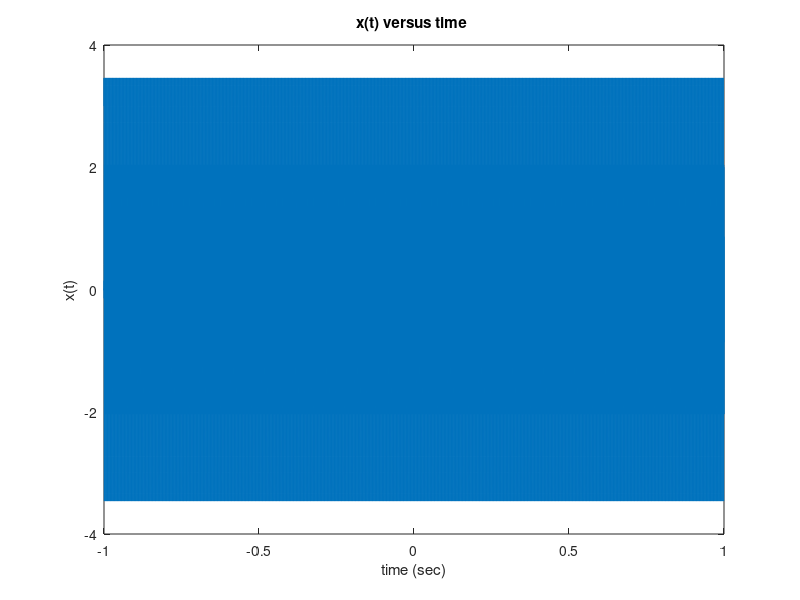
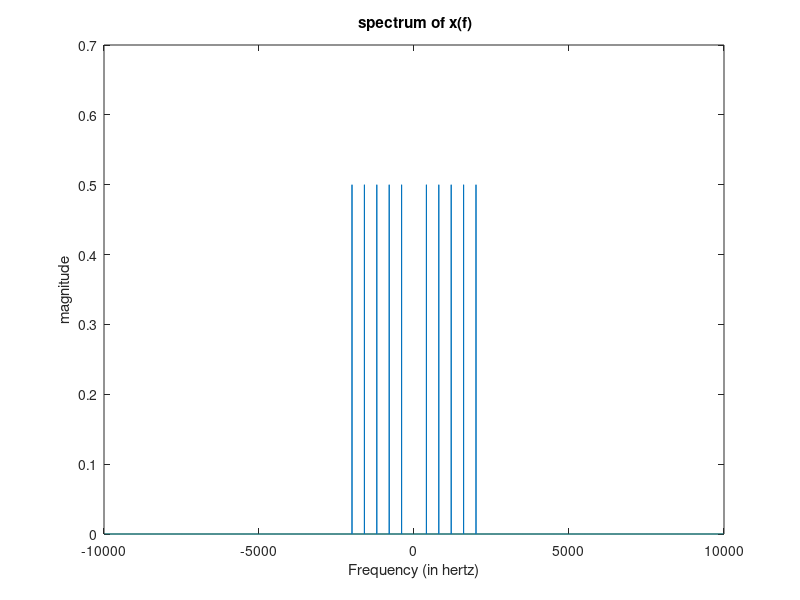
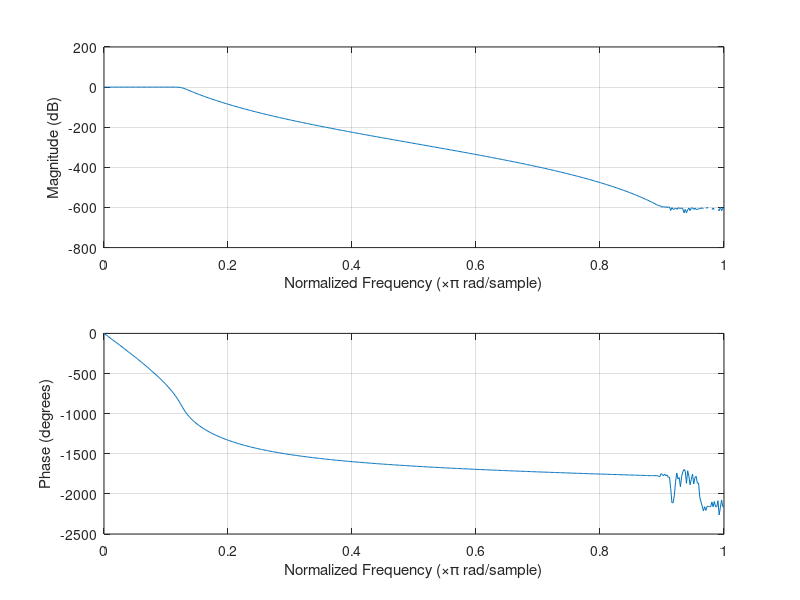
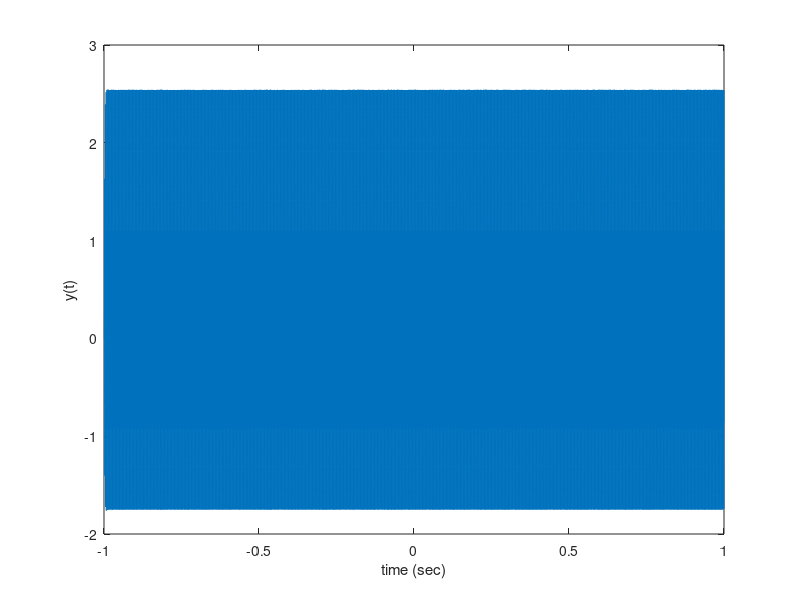

Write the MATLAB code that produced these figures, in order.
clear all;
close all;

%definitions of variables
f1=400;             %hertz
f2=800;             %hertz
f3=1200;            %hertz
f4=1600;            %hertz
f5=2000;            %hertz
FS=20000;           %% samples per second
dt=1/FS;            %% seconds per samples
t = -1:dt:1-dt;         %seconds

%the signal
x= cos(2*pi*f1*t) + sin(2*pi*f2*t) + cos(2*pi*f3*t) + sin(2*pi*f4*t) + cos(2*pi*f5*t);

% Q2:audio 
audiowrite('audio file x(t).wav',x,FS);

% Q3-  figure of x(t) versus t 
figure;
plot(t,x);
xlabel('time (sec)');
ylabel('x(t)');
title('x(t) versus time ')

%Q4:energy calculation from x(t)
z= @(t)cos(2*pi*f1*t) + sin(2*pi*f2*t) + cos(2*pi*f3*t) + sin(2*pi*f4*t) + cos(2*pi*f5*t);
en=integral(@(t) z(t).*z(t) ,-1,1);
disp (en);

% Q5: the frequancy spectrum

%%Fourier Transform:
   X = fftshift(fft(x));
   n=length(X);
     
%%Frequency specifications:
   f = -FS/2:FS/n:(FS/2)-(FS/n);     %EDITTTTTT         % hertz
   
%%Q6: Plot the spectrum x(f) :
   figure;
   plot(f,abs(X)/n);
   xlabel('Frequency (in hertz)');
   ylabel('magnitude');
   title(' spectrum of x(f)');
   
%Q7: energy from the spectrum X(f)
energy0 = sum(abs(X).^2/(FS*n));
disp(energy0);

%Q8 :butter worth low pass filter
fc=1250;             %hertz
wn=fc/(FS/2);  %edittttt
[b,a]=butter(20,wn);  %ediiit2

% Q9: bode plot 

%magnitude and phase 
figure;
freqz(b, a);  %edit2 leaving n exists makes nosises

%Q10:making y(t)
y=filter(b,a,x);

%Q11: audio of y(t)
audiowrite('audio file of y(t).wav',y,FS);

%Q12: plot of y(t) versus time  
figure;
plot(t,y);
xlabel('time (sec)');
ylabel('y(t)');

%Q13: the frequency spectrum Y(F)
Y=fftshift(fft(y));
N=length(y);

%Q14:Plotion the magnitude of Y(f)

 figure;
   plot(f,abs(Y)/n);
   xlabel('Frequency (in hertz)');
   ylabel('magnitude');
   title(' spectrum of y(f)');